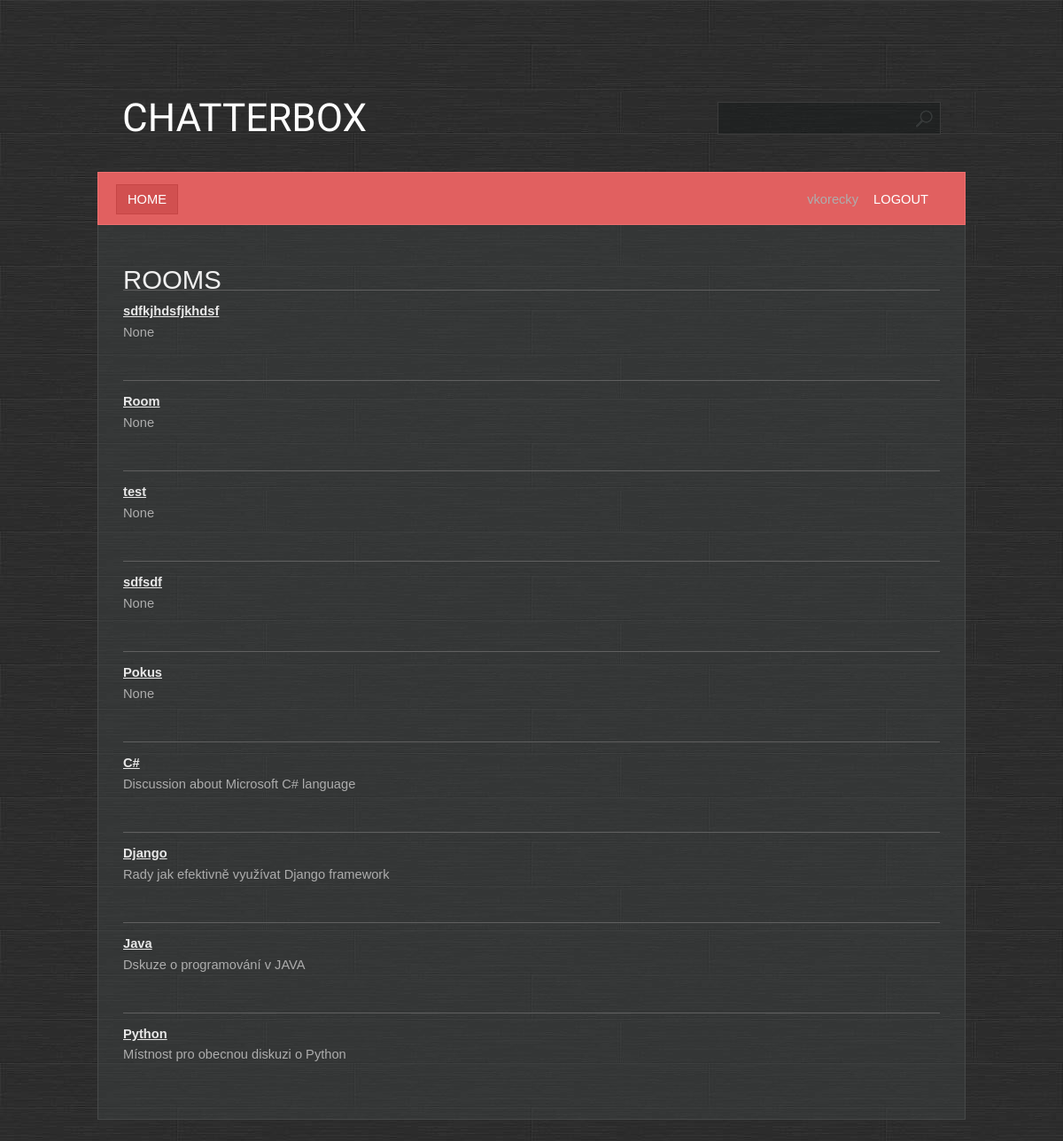
Screenshot of / (signed in) with the database file from the repository.
### base/models.py (models this page shows, shortened)
class Room(models.Model):
    name = models.CharField(max_length=200, unique=True)
    description = models.TextField(null=True, blank=True)
    participants = models.ManyToManyField(User, related_name='participants', blank=True)
    created = models.DateTimeField(auto_now_add=True)
    updated = models.DateTimeField(auto_now=True)
    class Meta:
        ordering = ['-created', 'name', '-updated']

### base/views.py (the view)
# urls.py: path('', base.views.RoomsView.as_view(), name='rooms'),
class RoomsView(PermissionRequiredMixin, LoginRequiredMixin, ListView):
    template_name = 'base/rooms.html'
    model = Room
    permission_required = 'base.view_room'

### base/templates/base/rooms.html (shortened to what this page needs)
{% extends 'main.html' %}
{% block content %}
<h1>Rooms</h1>
 <ul>
     {% for room in object_list %}
        <li>
            <div class="box">
                <div>
                    <a href="{% url 'room' room.id %}"><b>{{ room.name }}</b></a><br>
                    {{ room.description }}
                </div>
            </div>
        </li>
     {% endfor %}
 </ul>
{% endblock %}

### templates/navbar.html (shortened to what this page needs)
<ul>
    <li class="first active">
        <a href="{% url 'rooms' %}">Home</a>
    </li>
    <li>
    </li>
    <li class="last-child">
        {{ user.username }}
        <a href="{% url 'logout' %}">Logout</a>
    </li>
</ul><br class="clearfix"/>

### static/styles/style.css (style rules this page uses)
* { margin: 0; padding: 0; }
a { text-decoration: underline; color: #e8e8e8; }
body { font-size: 11pt; line-height: 1.6em; font-family: Arial, sans-serif; background: #9ea3a3; color: #adadad; background: url(/static/images/bg.jpg); }
h1,h2,h3,h4 { text-transform: uppercase; font-weight: normal; color: #f0f0f0; }
ul { margin-bottom: 1.25em; }
ul { list-style: none; }
.last-child { float:right; }
.box { overflow: hidden; margin: 0 0 30px 0; }
#page ul li { padding: 12px 0 12px 0; border-top: solid 1px #606060; }
#menu a { text-decoration: none; text-transform: uppercase; color: #ffffff; padding: 8px 12px 8px 12px; border: solid 1px #e16060; }
#menu ul { list-style: none; }
#menu ul li { display: inline; padding: 0 8px 0 8px; }
#menu ul li.first { padding-left: 0; }
#menu ul li.active a { background: #D15050; border: solid 1px #C64545; }

### rows the page displays
Room: name "sdfkjhdsfjkhdsf", description "None"
Room: name "Room", description "None"
Room: name "test", description "None"
Room: name "sdfsdf", description "None"
Room: name "Pokus", description "None"
Room: name "C#", description "Discussion about Microsoft C# language"
Room: name "Django", description "Rady jak efektivně využívat Django framework"
Room: name "Java", description "Dskuze o programování v JAVA"
Room: name "Python", description "Místnost pro obecnou diskuzi o Python"

### other values shown
{{ user.username }} "vkorecky"
